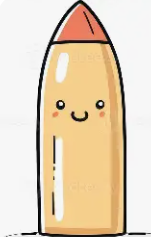
#> input picture Lesson 37 - Intro to Open CV/Loaded Image.png, 151 x 237 px
$ python Homework.py
#> lines starting #> are read from the running program, lines starting #| are printed output that depends on the picture
import cv2

image = cv2.imread("Loaded Image.png")
#> image is the input picture: shape (237, 151, 3); mean B, G, R 185.9, 211.1, 228.9

sizes = [(200, 200), (300, 300), (400, 400)]

for width, height in sizes:
    resized = cv2.resize(image, (width, height))

    cv2.imshow(f"{width}x{height}", resized)

    cv2.imwrite(f"Resized_{width}x{height}.png", resized)

    print(f"Resized image: {resized.shape}")

    cv2.waitKey(0)
    cv2.destroyAllWindows()
#> this loop made 3 passes
#> pass 1, `resized = cv2.resize(image, (width, height))`:
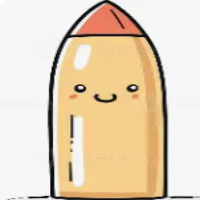
#> resized: shape (200, 200, 3); mean B, G, R 186, 211.1, 228.9
#> pass 2, `resized = cv2.resize(image, (width, height))`:
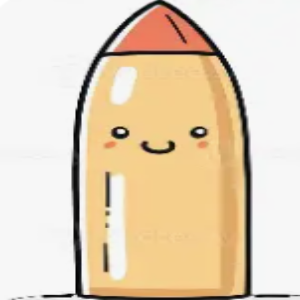
#> resized: shape (300, 300, 3); mean B, G, R 185.9, 211, 228.8
